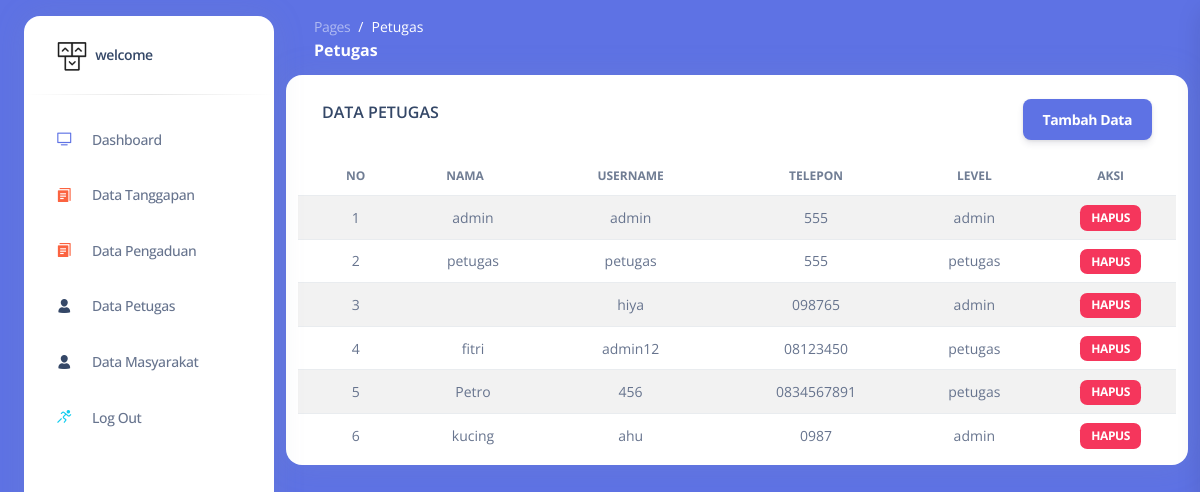
/admin-petugas/index.php?page=petugas (signed in), run on the app's committed database.
### tables this page shows
CREATE TABLE `petugas` (
  `id_petugas` int(11) NOT NULL,
  `nama_petugas` varchar(50) NOT NULL,
  `username` varchar(50) NOT NULL,
  `password` varchar(50) NOT NULL,
  `telp` varchar(13) NOT NULL,
  `level` enum('admin','petugas') NOT NULL
);

### admin-petugas/data_petugas.php (the view, shortened to what this page needs)
<div class="container-fluid">
    <div class="row">
        <div class="card">
            <div class="card-header d-flex pb-0">
                <h6>DATA PETUGAS</h6>
                <a href="" class="btn btn-primary ms-auto" data-bs-toggle="modal" data-bs-target="#tambah">Tambah Data</a>
            </div>
            <div class="card-body  px-0 pt-0 pb-2">
                <div class="table-responsive p-0">
                    <table class="table table-striped align-items-center mb-0">
                        <thead>
                            <tr>
                                <th class="text-center text-uppercase text-dark text-xs font-weight-bolder opacity-7">No</th>
                                <th class="text-center text-uppercase text-dark text-xs font-weight-bolder opacity-7 ps-2">Nama</th>
                                <th class="text-center text-uppercase text-dark text-xs font-weight-bolder opacity-7">Username</th>
                                <th class="text-center text-uppercase text-dark text-xs font-weight-bolder opacity-7">Telepon</th>
                                <th class="text-center text-uppercase text-dark text-xs font-weight-bolder opacity-7">Level</th>
                                <th class="text-center text-uppercase text-dark text-xs font-weight-bolder opacity-7">Aksi</th>
                            </tr>
                        </thead>
                        <tbody>
                            <?php
                            include "../config/koneksi.php";
                            $query = mysqli_query($conn, "SELECT * FROM petugas");
                            $no = 1;
                            while ($data = mysqli_fetch_array($query)) {
                            ?>
                                <tr>
                                    <td class="align-middle text-center text-sm"><?= $no++; ?></td>
                                    <td class="align-middle text-center text-sm"><?= $data['nama_petugas']; ?></td>
                                    <td class="align-middle text-center text-sm"><?= $data['username']; ?></td>
                                    <td class="align-middle text-center text-sm"><?= $data['telp']; ?></td>
                                    <td class="align-middle text-center text-sm"><?= $data['level']; ?></td>
                                    <td class="align-middle text-center">
                                        <span class="badge badge-sm bg-danger">
                                            <a href="#" data-bs-toggle="modal" data-bs-target="#hapus<?= $data['id_petugas'] ?>" style="text-decoration: none; color: white;">HAPUS</a>
                                        </span>
                                    </td>
                                </tr>
                            <?php  } ?>
                        </tbody>
                    </table>
                </div>
            </div>
        </div>
    </div>
</div>

### layouts/admin/head.php (shortened to what this page needs)
<!DOCTYPE html>
<html lang="en">
<head>
    <link rel="stylesheet" href="../assets/css/bootstrap.min.css">
    <link rel="stylesheet" href="../assets/css/bootstrap.min.css">
    <link href="../assets/css/nucleo-icons.css" rel="stylesheet" />
    <link href="../assets/css/nucleo-svg.css" rel="stylesheet" />
    <link href="../assets/css/nucleo-svg.css" rel="stylesheet" />
    <link id="pagestyle" href="../assets/css/argon-dashboard.css?v=2.0.4" rel="stylesheet" />
</head>

### admin-petugas/index.php (shortened to what this page needs)
<?php include "../layouts/admin/head.php"; ?>
<body class="g-sidenav-show bg-primary ">
    <div class="min-height-300 position-absolute w-100">
        <?php include "../layouts/admin/aside.php"; ?>
        <main class="main-content position-relative border-radius-lg ">
            <?php include "../layouts/admin/header.php"; ?>
            <?php
            if (isset($_GET['page'])) {
                $page = $_GET['page'];
                switch ($page) {
                    case 'petugas':
                        include 'data_petugas.php';
                        break;
                }
            } else {
                include 'home.php';
            }
            ?>
        </main>
        <?php include "../layouts/admin/footer.php"; ?>

### layouts/admin/aside.php (shortened to what this page needs)
<aside class="sidenav bg-white navbar navbar-vertical navbar-expand-xs border-0 border-radius-xl my-3 fixed-start ms-4 " id="sidenav-main">
    <div class="sidenav-header">
        <a class="navbar-brand m-0" href="index.php">
            <img src="../assets/img/logo-ct-dark.png" class="navbar-brand-img h-100" alt="main_logo">
            <span class="ms-1 font-weight-bold">welcome</span>
        </a>
    </div>
    <hr class="horizontal dark mt-0">
    <div class=" navbar-collapse w-auto " id="sidenav-collapse-main">
        <ul class="navbar-nav">
            <?php if ($_SESSION['login'] == 'admin') { ?>
                <li class="nav-item">
                    <a class="nav-link" href="index.php">
                        <div class="icon icon-shape icon-sm border-radius-md text-center me-2 d-flex align-items-center justify-content-center">
                            <i class="ni ni-tv-2 text-primary text-sm opacity-10"></i>
                        </div>
                        <span class="nav-link-text ms-1">Dashboard</span>
                    </a>
                </li>
                <li class="nav-item">
                    <a class="nav-link" href="index.php?page=tanggapan">
                        <div class="icon icon-shape icon-sm border-radius-md text-center me-2 d-flex align-items-center justify-content-center">
                            <i class="ni ni-single-copy-04 text-warning text-sm opacity-10"></i>
                        </div>
                        <span class="nav-link-text ms-1">Data Tanggapan</span>
                    </a>
                </li>
                <li class="nav-item">
                    <a class="nav-link " href="index.php?page=pengaduan">
                        <div class="icon icon-shape icon-sm border-radius-md text-center me-2 d-flex align-items-center justify-content-center">
                            <i class="ni ni-single-copy-04 text-warning text-sm opacity-10"></i>
                        </div>
                        <span class="nav-link-text ms-1">Data Pengaduan</span>
                    </a>
                </li>
                <li class="nav-item">
                    <a class="nav-link " href="index.php?page=petugas">
                        <div class="icon icon-shape icon-sm border-radius-md text-center me-2 d-flex align-items-center justify-content-center">
                            <i class="ni ni-single-02 text-dark text-sm opacity-10"></i>
                        </div>
                        <span class="nav-link-text ms-1">Data Petugas</span>
                    </a>
                </li>
                <li class="nav-item">
                    <a class="nav-link " href="index.php?page=masyarakat">
                        <div class="icon icon-shape icon-sm border-radius-md text-center me-2 d-flex align-items-center justify-content-center">
                            <i class="ni ni-single-02 text-dark text-sm opacity-10"></i>
                        </div>
                        <span class="nav-link-text ms-1">Data Masyarakat</span>
                    </a>
                </li>
                <li class="nav-item">
                    <a class="nav-link " href="../config/aksi_logout.php">
                        <div class="icon icon-shape icon-sm border-radius-md text-center me-2 d-flex align-items-center justify-content-center">
                            <i class="ni ni-user-run text-info text-sm opacity-10"></i>
                        </div>
                        <span class="nav-link-text ms-1">Log Out</span>
                    </a>
                </li>
            <?php  } ?>
        </ul>
    </div>
</aside>

### layouts/admin/header.php (shortened to what this page needs)
<nav class="navbar navbar-main navbar-expand-lg px-0 mx-4 shadow-none border-radius-xl " id="navbarBlur" data-scroll="false">
    <div class="container-fluid py-1 px-3">
        <nav aria-label="breadcrumb">
            <ol class="breadcrumb bg-transparent mb-0 pb-0 pt-1 px-0 me-sm-6 me-5">
                <li class="breadcrumb-item text-sm"><a class="opacity-5 text-white" href="javascript:;">Pages</a></li>
                <li class="breadcrumb-item text-sm text-white active" aria-current="page">
                    <?php
                    if (isset($_GET['page'])) {
                        $page = $_GET['page'];
                        switch ($page) {
                            case 'petugas':
                                echo 'Petugas';
                                break;
                        }
                    } else {
                        echo 'Dashboard';
                    }
                    ?>
                </li>
            </ol>
            <h6 class="font-weight-bolder text-white mb-0">
                <?php
                if (isset($_GET['page'])) {
                    $page = $_GET['page'];
                    switch ($page) {
                        case 'petugas':
                            echo 'Petugas';
                            break;
                    }
                } else {
                    echo 'Dashboard';
                }
                ?>
            </h6>
        </nav>
    </div>
</nav>

### layouts/admin/footer.php (shortened to what this page needs)
</body>
</html>

### assets/css/nucleo-svg.css (style rules this page uses)
.icon { display: inline-block; color: #111111; height: 1em; width: 1em; }
.icon-sm { height: 0.8em; width: 0.8em; }
.icon { fill: currentColor; stroke: none; }

### data on the page
petugas: nama_petugas "admin", username "admin", telp "555", level "admin"
petugas: nama_petugas "petugas", username "petugas", telp "555", level "petugas"
petugas: username "hiya", telp "098765", level "admin"
petugas: nama_petugas "fitri", username "admin12", telp "08123450", level "petugas"
petugas: nama_petugas "Petro", username "456", telp "0834567891", level "petugas"
petugas: nama_petugas "kucing", username "ahu", telp "0987", level "admin"
